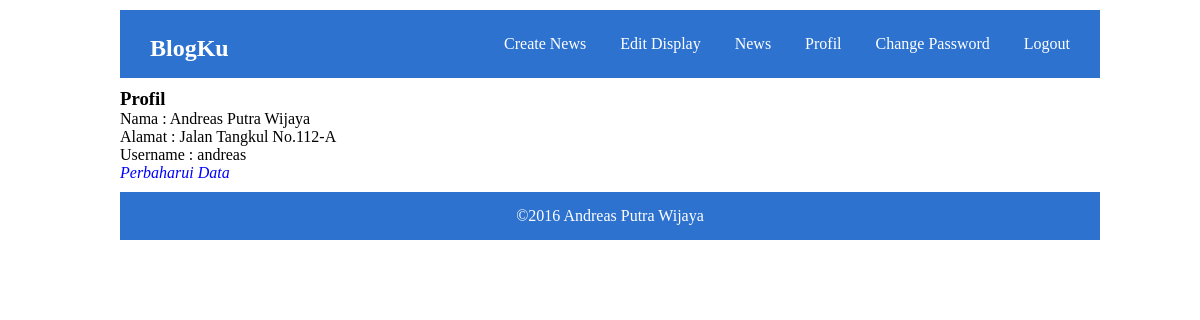
Page /profile.php (signed in) on the committed database.
### tables this page shows
CREATE TABLE `navbar_title` (
  `id_navbar` tinyint(4) NOT NULL DEFAULT '1',
  `navbar_header` varchar(30) NOT NULL
);

CREATE TABLE `users` (
  `id` int(11) NOT NULL,
  `username` varchar(30) DEFAULT NULL,
  `password` varchar(255) DEFAULT NULL,
  `nama_lengkap` varchar(50) NOT NULL,
  `alamat` varchar(50) NOT NULL,
  `role` tinyint(1) NOT NULL DEFAULT '0'
);

### classes/Database.php (called while the page is built, shortened)
<?php
class Database{
	private static $INSTANCE = NULL;
	private $mysqli,
			$HOST = 'localhost',
			$USER = 'root',
			$PASS = '',
			$DBNAME = 'tutorial';
	public function __construct()
	{
		$this->mysqli = new mysqli($this->HOST, $this->USER, $this->PASS, $this->DBNAME);
	}
	public static function getInstance()
	{
		if( self::$INSTANCE == NULL )
		{
			self::$INSTANCE = new Database();
		}
		return self::$INSTANCE;
	}
	public function get_data($table,$column,$username)
	{
		if ( !preg_match('/^[0-9]{1,}$/',$username) ){
			$username = "'" . $username . "'";
		}
		$query = "SELECT * FROM $table WHERE $column = $username";
		$query = $this->mysqli->query($query);
		while ( $data = $query->fetch_assoc() )
		{
			return $data;
		}
	}
}

### core/init.php (called while the page is built, shortened)
<?php
	$user = new User();
?>

### classes/User.php (called while the page is built, shortened)
<?php
class User{
	private $_db;
	public function __construct()
	{
		$this->_db = Database::getInstance();
	}
	public function get_data($table,$column,$value)
	{
		return ($this->_db->get_data($table,$column,$value));
	}
	public function is_admin($username)
	{
		$data = $this->_db->get_data('users','username',$username);
		if ( $data['role'] == 1){
			return true;
		} else {
			return false;
		}
	}
}

### classes/Session.php (called while the page is built, shortened)
<?php
class Session
{
	public static function get_session($name)
	{
		return $_SESSION[$name];
	}
	public static function exists($name)
	{
		return ( isset($_SESSION[$name]) ) ? true : false;
	}
}

### profile.php (the view, shortened to what this page needs)
<?php
	require_once 'core/init.php';
	$profile = $user->get_data('users','username',Session::get_session('username'));
	require_once 'templates/header.php';
?>
	<div class="profile">
		<h3 class="title-profile">Profil</h3>
		Nama : <?php echo $profile['nama_lengkap'];?><br/>
		Alamat : <?php echo $profile['alamat'];?><br/>
		Username : <?php echo $profile['username'];?><br/>
		<a href="change-profile.php">Perbaharui Data</a>
	</div>
<?php
	require_once 'templates/footer.php';
?>

### templates/header.php (shortened to what this page needs)
<!DOCTYPE HTML>
<html lang="en">
<head>
	<link rel="stylesheet" href="assets/style.css">
</head>
<body>
	<header>
		<h2 class="navbar-title"><a href="#"><?php echo $user->get_data('navbar_title','id_navbar','1')['navbar_header'];?> </a></h2>
		<div class="navbar-menu">
			<?php
			if ( Session::exists('username') ){
			?>
				<?php
				if ( $user->is_admin( Session::get_session('username') ))
				{
				?>
					<a href="createnews.php">Create News</a>
					<a href="edit_display.php">Edit Display</a>
				<?php
			}
			?>
			<a href="news.php">News</a>
			<a href="profile.php">Profil</a>
			<a href="changepass.php">Change Password</a>
			<a href="logout.php">Logout</a>
			<?php
			}else{
			?>
			<a href="login.php">Login</a>
			<a href="register.php">Register</a>
			<?php
		}
			?>
		</div>
	</header>

### templates/footer.php
	<footer>
		<p>&copy;2016 Andreas Putra Wijaya</p>
	</footer>
</body>
</html>

### assets/style.css (style rules this page uses)
* { padding: 0px; margin: 0px; }
body { width: 80%; margin: 0px auto; }
header, footer { background-color: #2D72CF; color: #fff; width: 100%; padding: 15px 10px; margin: 10px 0px; }
a { color: #fff; text-decoration: none; }
.navbar-title { float: left; padding: 10px 0px 0px 20px; }
.navbar-menu { float: right; }
.navbar-menu a { display: inline-block; margin-right: 10px; padding: 10px; }
footer { text-align: center; }
.profile a { color: blue; font-style: italic; }

### rows in the picture
navbar_title: navbar_header "BlogKu"
users: nama_lengkap "Andreas Putra Wijaya", alamat "Jalan Tangkul No.112-A", username "andreas"
